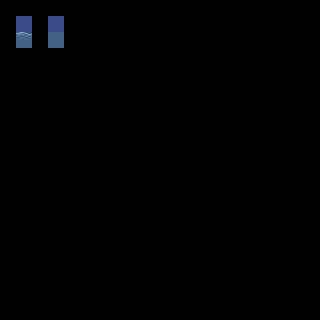

The image is a tile-based game level rendered from a .tmx file. Its description and complete source (layers, tilesets, objects, tile grids) follow:
An orthogonal 20x20 tile map with 16x16 px tiles, 4 tile layers (regions, input_Blocks, inputnot_Blocks, output_Water), 2 tilesets.

<map version="1.2" tiledversion="1.3.4" orientation="orthogonal" renderorder="right-down" width="20" height="20" tilewidth="16" tileheight="16" infinite="0" nextlayerid="20" nextobjectid="146">
 <properties>
  <property name="AutomappingRadius" type="int" value="3" />
  <property name="DeleteTiles" type="bool" value="true" />
  <property name="MatchOutsideMap" type="bool" value="true" />
  <property name="OverflowBorder" type="bool" value="true" />
 </properties>
 <tileset firstgid="1" name="blocks" tilewidth="16" tileheight="16" tilecount="16" columns="4">
  <image source="../blocks.png" width="64" height="64" />
  <tile id="0">
   <properties>
    <property name="block" value="" />
   </properties>
  </tile>
  <tile id="1">
   <properties>
    <property name="top_block" value="" />
   </properties>
  </tile>
  <tile id="2">
   <properties>
    <property name="slider" value="" />
   </properties>
  </tile>
  <tile id="3">
   <properties>
    <property name="top_slider" value="" />
   </properties>
  </tile>
  <tile id="4">
   <properties>
    <property name="water" value="" />
   </properties>
  </tile>
 </tileset>
 <tileset firstgid="17" name="tileset" tilewidth="16" tileheight="16" spacing="2" margin="1" tilecount="784" columns="28">
  <image source="../tileset2.png" width="512" height="512" />
  <tile id="169">
   <animation>
    <frame tileid="169" duration="100" />
    <frame tileid="170" duration="100" />
    <frame tileid="171" duration="100" />
    <frame tileid="172" duration="100" />
    <frame tileid="173" duration="100" />
   </animation>
  </tile>
 </tileset>
 <layer id="14" name="regions" width="20" height="20">
  <data encoding="csv">
0,0,0,0,0,0,0,0,0,0,0,0,0,0,0,0,0,0,0,0,
0,5,0,5,0,0,0,0,0,0,0,0,0,0,0,0,0,0,0,0,
0,5,0,5,0,0,0,0,0,0,0,0,0,0,0,0,0,0,0,0,
0,0,0,0,0,0,0,0,0,0,0,0,0,0,0,0,0,0,0,0,
0,0,0,0,0,0,0,0,0,0,0,0,0,0,0,0,0,0,0,0,
0,0,0,0,0,0,0,0,0,0,0,0,0,0,0,0,0,0,0,0,
0,0,0,0,0,0,0,0,0,0,0,0,0,0,0,0,0,0,0,0,
0,0,0,0,0,0,0,0,0,0,0,0,0,0,0,0,0,0,0,0,
0,0,0,0,0,0,0,0,0,0,0,0,0,0,0,0,0,0,0,0,
0,0,0,0,0,0,0,0,0,0,0,0,0,0,0,0,0,0,0,0,
0,0,0,0,0,0,0,0,0,0,0,0,0,0,0,0,0,0,0,0,
0,0,0,0,0,0,0,0,0,0,0,0,0,0,0,0,0,0,0,0,
0,0,0,0,0,0,0,0,0,0,0,0,0,0,0,0,0,0,0,0,
0,0,0,0,0,0,0,0,0,0,0,0,0,0,0,0,0,0,0,0,
0,0,0,0,0,0,0,0,0,0,0,0,0,0,0,0,0,0,0,0,
0,0,0,0,0,0,0,0,0,0,0,0,0,0,0,0,0,0,0,0,
0,0,0,0,0,0,0,0,0,0,0,0,0,0,0,0,0,0,0,0,
0,0,0,0,0,0,0,0,0,0,0,0,0,0,0,0,0,0,0,0,
0,0,0,0,0,0,0,0,0,0,0,0,0,0,0,0,0,0,0,0,
0,0,0,0,0,0,0,0,0,0,0,0,0,0,0,0,0,0,0,0
</data>
 </layer>
 <layer id="16" name="input_Blocks" width="20" height="20">
  <data encoding="csv">
0,0,0,0,0,0,0,0,0,0,0,0,0,0,0,0,0,0,0,0,
0,0,0,5,0,0,0,0,0,0,0,0,0,0,0,0,0,0,0,0,
0,5,0,5,0,0,0,0,0,0,0,0,0,0,0,0,0,0,0,0,
0,0,0,0,0,0,0,0,0,0,0,0,0,0,0,0,0,0,0,0,
0,0,0,0,0,0,0,0,0,0,0,0,0,0,0,0,0,0,0,0,
0,0,0,0,0,0,0,0,0,0,0,0,0,0,0,0,0,0,0,0,
0,0,0,0,0,0,0,0,0,0,0,0,0,0,0,0,0,0,0,0,
0,0,0,0,0,0,0,0,0,0,0,0,0,0,0,0,0,0,0,0,
0,0,0,0,0,0,0,0,0,0,0,0,0,0,0,0,0,0,0,0,
0,0,0,0,0,0,0,0,0,0,0,0,0,0,0,0,0,0,0,0,
0,0,0,0,0,0,0,0,0,0,0,0,0,0,0,0,0,0,0,0,
0,0,0,0,0,0,0,0,0,0,0,0,0,0,0,0,0,0,0,0,
0,0,0,0,0,0,0,0,0,0,0,0,0,0,0,0,0,0,0,0,
0,0,0,0,0,0,0,0,0,0,0,0,0,0,0,0,0,0,0,0,
0,0,0,0,0,0,0,0,0,0,0,0,0,0,0,0,0,0,0,0,
0,0,0,0,0,0,0,0,0,0,0,0,0,0,0,0,0,0,0,0,
0,0,0,0,0,0,0,0,0,0,0,0,0,0,0,0,0,0,0,0,
0,0,0,0,0,0,0,0,0,0,0,0,0,0,0,0,0,0,0,0,
0,0,0,0,0,0,0,0,0,0,0,0,0,0,0,0,0,0,0,0,
0,0,0,0,0,0,0,0,0,0,0,0,0,0,0,0,0,0,0,0
</data>
 </layer>
 <layer id="18" name="inputnot_Blocks" width="20" height="20">
  <data encoding="csv">
0,0,0,0,0,0,0,0,0,0,0,0,0,0,0,0,0,0,0,0,
0,5,0,0,0,0,0,0,0,0,0,0,0,0,0,0,0,0,0,0,
0,0,0,0,0,0,0,0,0,0,0,0,0,0,0,0,0,0,0,0,
0,0,0,0,0,0,0,0,0,0,0,0,0,0,0,0,0,0,0,0,
0,0,0,0,0,0,0,0,0,0,0,0,0,0,0,0,0,0,0,0,
0,0,0,0,0,0,0,0,0,0,0,0,0,0,0,0,0,0,0,0,
0,0,0,0,0,0,0,0,0,0,0,0,0,0,0,0,0,0,0,0,
0,0,0,0,0,0,0,0,0,0,0,0,0,0,0,0,0,0,0,0,
0,0,0,0,0,0,0,0,0,0,0,0,0,0,0,0,0,0,0,0,
0,0,0,0,0,0,0,0,0,0,0,0,0,0,0,0,0,0,0,0,
0,0,0,0,0,0,0,0,0,0,0,0,0,0,0,0,0,0,0,0,
0,0,0,0,0,0,0,0,0,0,0,0,0,0,0,0,0,0,0,0,
0,0,0,0,0,0,0,0,0,0,0,0,0,0,0,0,0,0,0,0,
0,0,0,0,0,0,0,0,0,0,0,0,0,0,0,0,0,0,0,0,
0,0,0,0,0,0,0,0,0,0,0,0,0,0,0,0,0,0,0,0,
0,0,0,0,0,0,0,0,0,0,0,0,0,0,0,0,0,0,0,0,
0,0,0,0,0,0,0,0,0,0,0,0,0,0,0,0,0,0,0,0,
0,0,0,0,0,0,0,0,0,0,0,0,0,0,0,0,0,0,0,0,
0,0,0,0,0,0,0,0,0,0,0,0,0,0,0,0,0,0,0,0,
0,0,0,0,0,0,0,0,0,0,0,0,0,0,0,0,0,0,0,0
</data>
 </layer>
 <layer id="17" name="output_Water" width="20" height="20">
  <data encoding="csv">
0,0,0,0,0,0,0,0,0,0,0,0,0,0,0,0,0,0,0,0,
0,0,0,0,0,0,0,0,0,0,0,0,0,0,0,0,0,0,0,0,
0,186,0,214,0,0,0,0,0,0,0,0,0,0,0,0,0,0,0,0,
0,0,0,0,0,0,0,0,0,0,0,0,0,0,0,0,0,0,0,0,
0,0,0,0,0,0,0,0,0,0,0,0,0,0,0,0,0,0,0,0,
0,0,0,0,0,0,0,0,0,0,0,0,0,0,0,0,0,0,0,0,
0,0,0,0,0,0,0,0,0,0,0,0,0,0,0,0,0,0,0,0,
0,0,0,0,0,0,0,0,0,0,0,0,0,0,0,0,0,0,0,0,
0,0,0,0,0,0,0,0,0,0,0,0,0,0,0,0,0,0,0,0,
0,0,0,0,0,0,0,0,0,0,0,0,0,0,0,0,0,0,0,0,
0,0,0,0,0,0,0,0,0,0,0,0,0,0,0,0,0,0,0,0,
0,0,0,0,0,0,0,0,0,0,0,0,0,0,0,0,0,0,0,0,
0,0,0,0,0,0,0,0,0,0,0,0,0,0,0,0,0,0,0,0,
0,0,0,0,0,0,0,0,0,0,0,0,0,0,0,0,0,0,0,0,
0,0,0,0,0,0,0,0,0,0,0,0,0,0,0,0,0,0,0,0,
0,0,0,0,0,0,0,0,0,0,0,0,0,0,0,0,0,0,0,0,
0,0,0,0,0,0,0,0,0,0,0,0,0,0,0,0,0,0,0,0,
0,0,0,0,0,0,0,0,0,0,0,0,0,0,0,0,0,0,0,0,
0,0,0,0,0,0,0,0,0,0,0,0,0,0,0,0,0,0,0,0,
0,0,0,0,0,0,0,0,0,0,0,0,0,0,0,0,0,0,0,0
</data>
 </layer>
</map>
